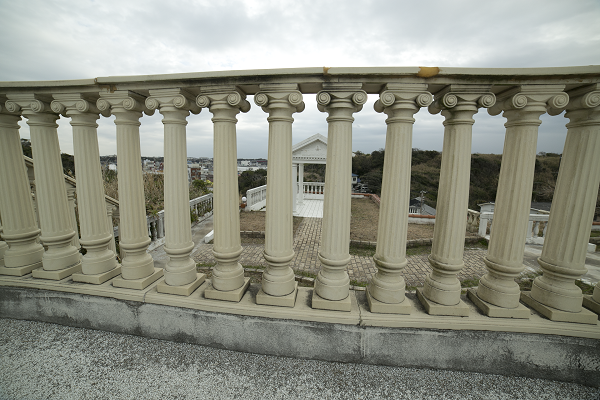
//> input picture sample.png, 600 x 400 px
$ ./rectilinear_undistort sample.png sample.png -S=sample.png   (built with g++ and OpenCV 4)
//> lines starting //> are read from the running program, lines starting //| are printed output that depends on the picture
// Lens profile rectilinear undistortion

#include <math.h>
#include <vector>
#include <iostream>
#include <opencv2/opencv.hpp>

// Lens Params
double FocalLengthX              ;    // fx / Dmax, so multiply Dmax when in use
double FocalLengthY              ;    // fy / Dmax, so multiply Dmax when in use
double ImageXCenter              ;    // ux / Dmax, so multiply Dmax when in use
double ImageYCenter              ;    // uy / Dmax, so multiply Dmax when in use
double RadialDistortParam1       ;    // k1 (unit none)
double RadialDistortParam2       ;    // k2 (unit none)
double RadialDistortParam3       ;    // k3 (unit none)
double TangentialDistortParam1   ;    // k4 (unit none)
double TangentialDistortParam2   ;    // k5 (unit none)

// Lens Params multiplied by Dmax
double FocalLengthXD;
double FocalLengthYD;
double ImageXCenterD;
double ImageYCenterD;

// point, before and after
typedef struct {
    double du;
    double dv;
    double ud;
    double vd;
} coords;

double	sEnlage = 2.;	// when processing, add extra space to include whole image. Usually, this value is too large so that you can adjust this value for faster processing.

int init(double pWidth,double pHeight) {

    // multiply by Dmax
    if(pWidth > pHeight) {
        FocalLengthXD = pWidth * FocalLengthX;
        FocalLengthYD = pWidth * FocalLengthY;
    } else {
        FocalLengthXD = pHeight * FocalLengthX;
        FocalLengthYD = pHeight * FocalLengthY;
    }

    ImageXCenterD = pWidth * ImageXCenter;
    ImageYCenterD = pHeight * ImageYCenter;

    std::cout <<
        "FocalLengthXD=" << FocalLengthXD << "," <<
        "FocalLengthYD=" << FocalLengthYD << "," <<
        "ImageXCenterD=" << ImageXCenterD << "," <<
        "ImageYCenterD=" << ImageYCenterD << std::endl;

    return 0;
}

coords distort_point(double pU,double pV) {
    coords ret;

    double x = pU / FocalLengthXD;
    double y = pV / FocalLengthYD;
    double r_pow2 = x * x + y * y;

    double ud = pU + FocalLengthXD * (
        ((RadialDistortParam1 * r_pow2)
        + (RadialDistortParam2 * r_pow2 * r_pow2)
        + (RadialDistortParam3 * r_pow2 * r_pow2 * r_pow2)) * x
        + 2. * (
        (TangentialDistortParam1 * y)
        + (TangentialDistortParam2 * x)) * x
        + TangentialDistortParam2 * r_pow2);

    double vd = pV + FocalLengthYD * (
        ((RadialDistortParam1 * r_pow2)
        + (RadialDistortParam2 * r_pow2 * r_pow2)
        + (RadialDistortParam3 * r_pow2 * r_pow2 * r_pow2)) * y
        + 2. * (
        (TangentialDistortParam1 * y)
        + (TangentialDistortParam2 * x)) * y
        + TangentialDistortParam1 * r_pow2);

    ret.ud = ud;
    ret.vd = vd;

    return ret;
}

int calc_remap(cv::Mat &src,cv::Mat &canvas,cv::Mat &map_x,cv::Mat &map_y,cv::Rect &org_rect,cv::Rect &max_rect) {

    int canvas_centerx = canvas.cols/2;
    int canvas_centery = canvas.rows/2;
    int xorg = canvas_centerx - static_cast<int>(ImageXCenterD);
    int yorg = canvas_centery - static_cast<int>(ImageYCenterD);

    assert(xorg >= 0 && yorg >= 0);

    org_rect = cv::Rect(xorg, yorg,
        (xorg + src.cols) > canvas.cols ? canvas.cols - xorg : src.cols,
        (yorg + src.rows) > canvas.rows ? canvas.rows - yorg : src.rows);

    cv::Mat src_region(canvas, org_rect);
    cv::Rect srcorg_rect = cv::Rect(0,0,org_rect.width,org_rect.height);
    cv::Mat srcorg_region(src, srcorg_rect);
    srcorg_region.copyTo(src_region);

    int valid_left = canvas.cols,valid_right = 0,valid_top = canvas.rows,valid_bottom = 0;

    for(int y = 0;y < canvas.rows;++y) {
        for(int x = 0;x < canvas.cols;++x) {
            coords co = distort_point(static_cast<double>(x - canvas_centerx) ,static_cast<double>(y - canvas_centery));

            map_x.at<float>(y,x) = static_cast<float>(co.ud + canvas_centerx);
            map_y.at<float>(y,x) = static_cast<float>(co.vd + canvas_centery);

            // check minimum rect which includes whole valid image
            if((co.ud >= -ImageXCenterD) && (co.ud <= (src.cols - ImageXCenterD))
                && (co.vd >= -ImageYCenterD) && (co.vd <= (src.rows - ImageYCenterD))) {
                if(x < valid_left)
                    valid_left = x;
                else if(valid_right < x)
                    valid_right = x;

                if(y < valid_top)
                    valid_top = y;
                else if(valid_bottom < y)
                    valid_bottom = y;
            }
        }
    }

    max_rect.x = valid_left;
    max_rect.y = valid_top;
    max_rect.width = valid_right - valid_left;
    max_rect.height = valid_bottom - valid_top;

    std::cout << "maxrect:" << max_rect << std::endl;

    return 0;
}

// as default, using lens params from Samyang 14mm f2.8 for Canon @ F8
const cv::String keys =
    "{help h usage ? |          | show help                }"
    "{@image         |          | input image file         }"
    "{@result        |result.tif| result image file        }"
    "{S s            |          | show image when finish   }"
    "{FX fx          |0.403752  | FocalLengthX             }"
    "{FY fy          |0.403752  | FocalLengthY             }"
    "{IX ix          |0.500000  | ImageXCenter             }"
    "{IY iy          |0.499867  | ImageYCenter             }"
    "{R1 r1          |-0.071356 | RadialDistortParam1      }"
    "{R2 r2          |0.022986  | RadialDistortParam2      }"
    "{R3 r3          |0.0       | RadialDistortParam3      }"
    "{T1 t1          |0.0       | TangentialDistortParam1  }"
    "{T2 t2          |0.0       | TangentialDistortParam2  }"
    ;

int main(int argc,char *argv[]) {
    cv::CommandLineParser parser(argc, argv, keys);
    parser.about("Rectilinear lens undistortion.");

    bool should_show = parser.has("S") ? true: false;
    cv::String imagefile = parser.get<cv::String>("@image");
    cv::String resultfile = parser.get<cv::String>("@result");
    FocalLengthX = parser.get<double>("FX");
    FocalLengthY = parser.get<double>("FY");
    ImageXCenter = parser.get<double>("IX");
    ImageYCenter = parser.get<double>("IY");
    RadialDistortParam1 = parser.get<double>("R1");
    RadialDistortParam2 = parser.get<double>("R2");
    RadialDistortParam3 = parser.get<double>("R3");
    TangentialDistortParam1 = parser.get<double>("T1");
    TangentialDistortParam2 = parser.get<double>("T2");

    if (parser.has("h") || !parser.check() || imagefile.empty()) {
        parser.printMessage();
        return -1;
    }

    CV_Assert(sEnlage >= 1.);
    CV_Assert(FocalLengthX > 0.);
    CV_Assert(FocalLengthY > 0.);

    cv::Mat src = cv::imread(imagefile);
//> src is the input picture: 400 rows x 600 cols, CV_8UC3; mean B, G, R 129.3, 142.2, 140.6
    cv::Mat canvas = cv::Mat::zeros(src.rows * static_cast<int>(sEnlage),src.cols * static_cast<int>(sEnlage), CV_8UC3);
    cv::Mat tar;
    cv::Mat map_x = cv::Mat::zeros(canvas.size(), CV_32FC1);
    cv::Mat map_y = cv::Mat::zeros(canvas.size(), CV_32FC1);

    std::cout << "Processing " << imagefile << "..." << std::endl;
    std::cout << "source image size:" << src.cols << "," << src.rows << std::endl;
//| source image size:600,400

    init(src.cols , src.rows);

    cv::Rect org_rect,max_rect;
    calc_remap(src,canvas,map_x,map_y,org_rect,max_rect);
//> in calc_remap, `srcorg_region.copyTo(src_region);`:
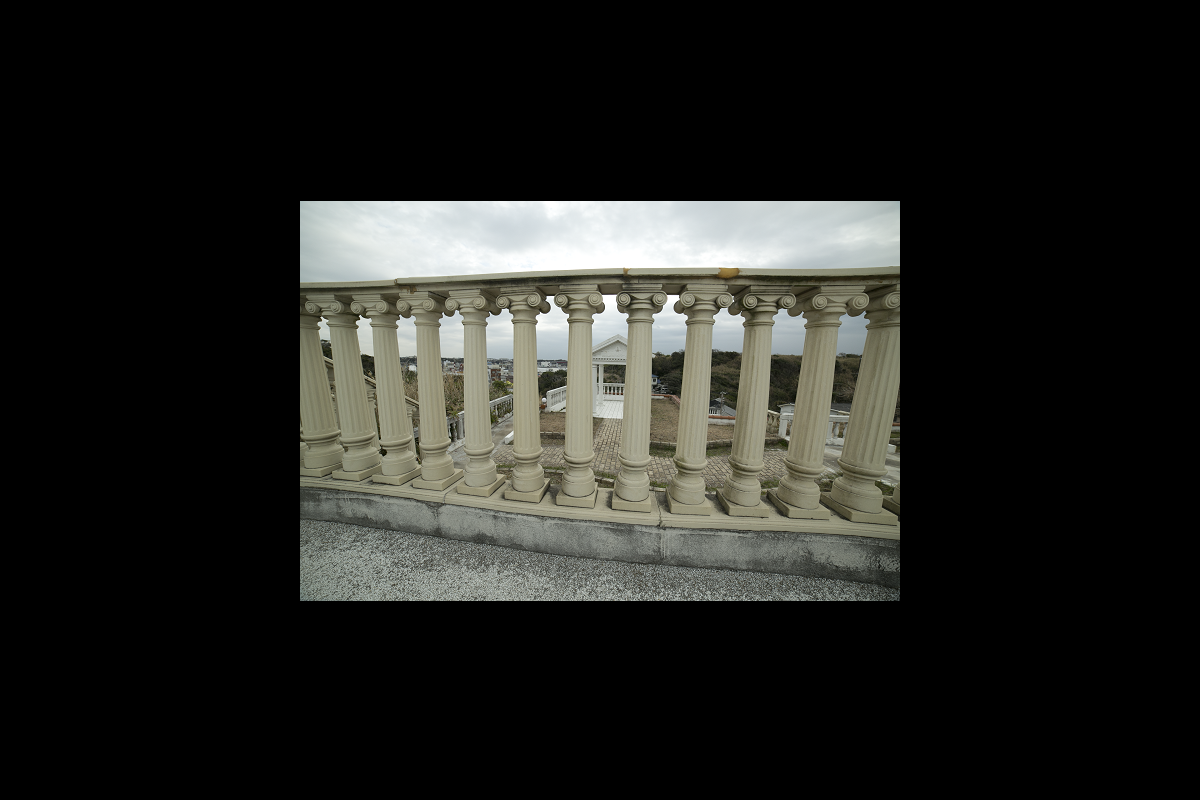
//> canvas: 800 rows x 1200 cols, CV_8UC3; mean B, G, R 32.3, 35.5, 35.2
//> after the loop in calc_remap, `for(int y = 0;y < canvas.rows;++y)`:
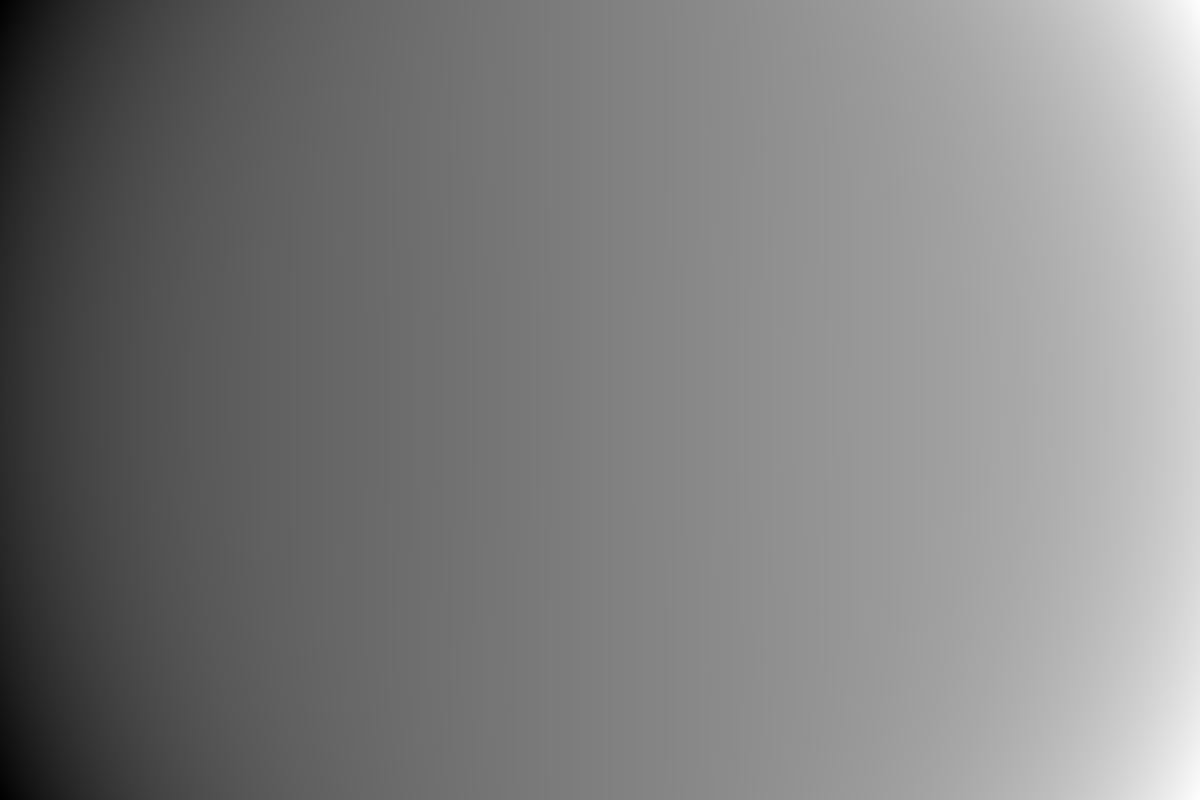
//> map_x: 800 rows x 1200 cols, CV_32FC1; min -703.5, max 1897.2, mean 599.2; drawn with min black and max white
//> after the loop in calc_remap, `for(int y = 0;y < canvas.rows;++y)`:
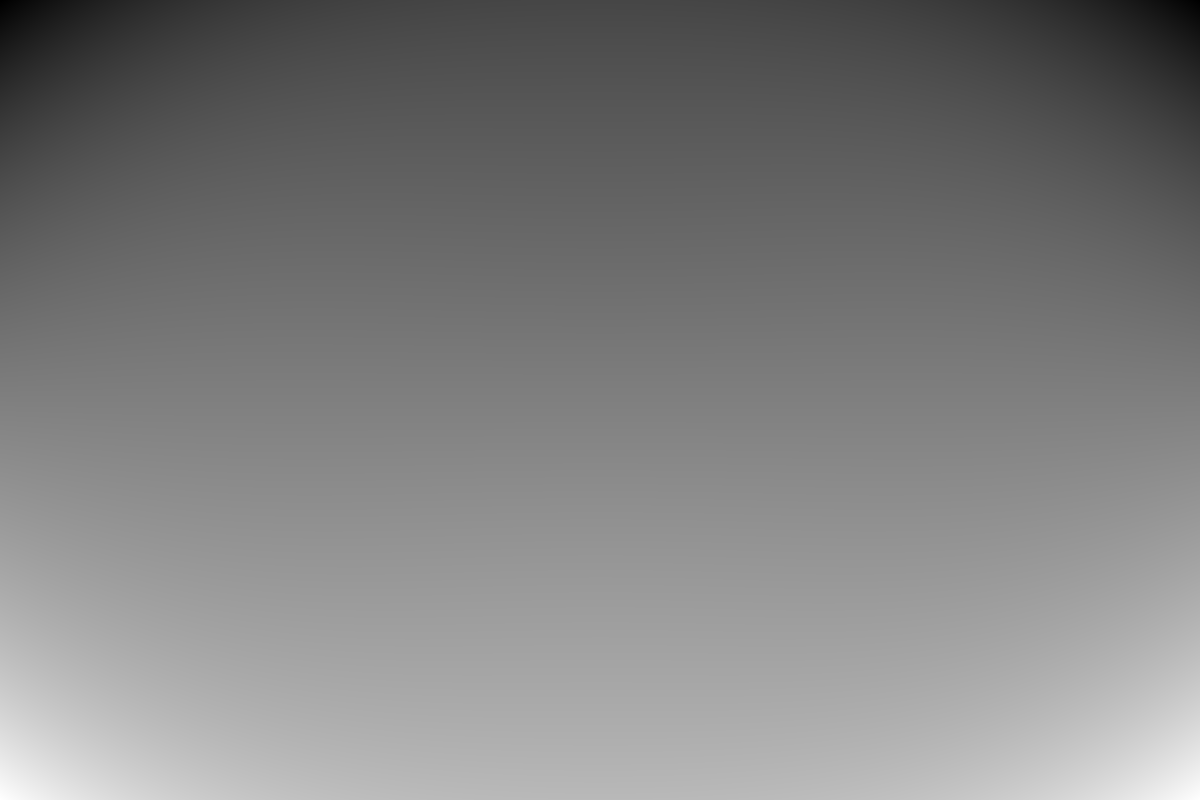
//> map_y: 800 rows x 1200 cols, CV_32FC1; min -469, max 1265, mean 399.4; drawn with min black and max white
//> in calc_remap, `max_rect.x = valid_left;`: max_rect = Rect(283, 0, 0, 0)
//> in calc_remap, `max_rect.y = valid_top;`: max_rect = Rect(283, 189, 0, 0)
//> in calc_remap, `max_rect.width = valid_right - valid_left;`: max_rect = Rect(283, 189, 634, 0)
//> in calc_remap, `max_rect.height = valid_bottom - valid_top;`: max_rect = Rect(283, 189, 634, 422)
//| maxrect:[634 x 422 from (283, 189)]
//> org_rect = Rect(300, 201, 600, 400); max_rect = Rect(283, 189, 634, 422)
    cv::remap(canvas, tar, map_x, map_y, CV_INTER_LINEAR, cv::BORDER_CONSTANT, cv::Scalar(0,0, 0));
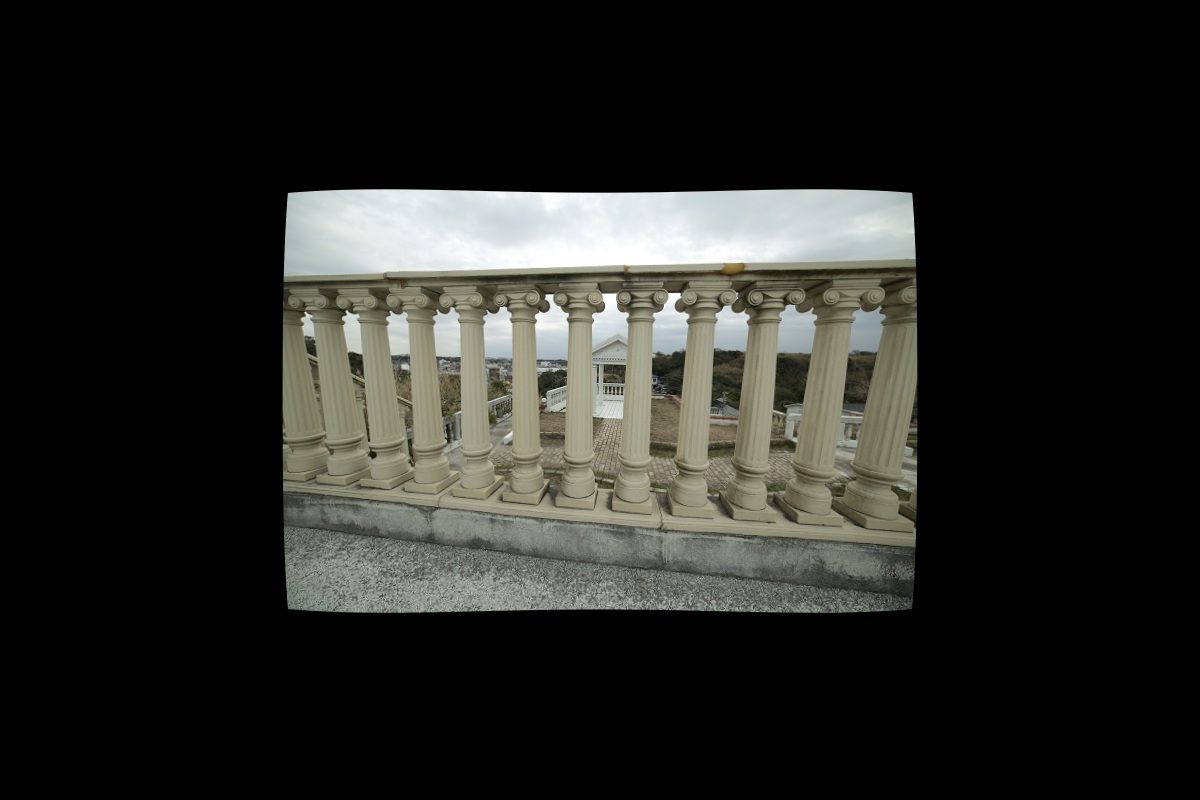
//> tar: 800 rows x 1200 cols, CV_8UC3; mean B, G, R 35.8, 39.4, 38.9
    cv::Mat clip_max = cv::Mat(tar, max_rect);
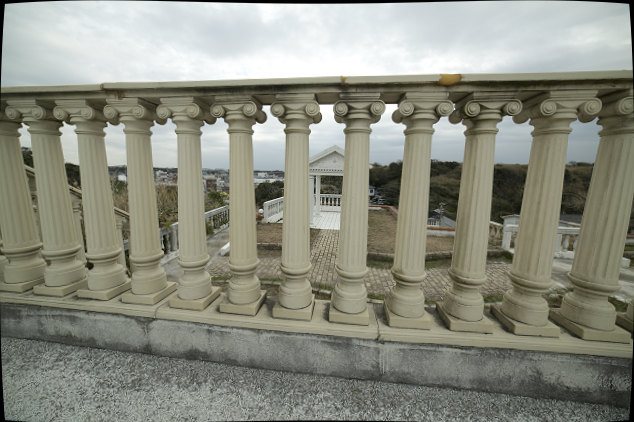
//> clip_max: 422 rows x 634 cols, CV_8UC3; mean B, G, R 128.3, 141.1, 139.5

    std::cout << "result image size:" << tar.cols << "," << tar.rows << std::endl;
//| result image size:1200,800

    imwrite(resultfile, clip_max);
    if(should_show) {
        cv::namedWindow( "Result", cv::WINDOW_NORMAL );
        cv::imshow("Result",clip_max);
        cv::waitKey();
    }

    return 0;
}
